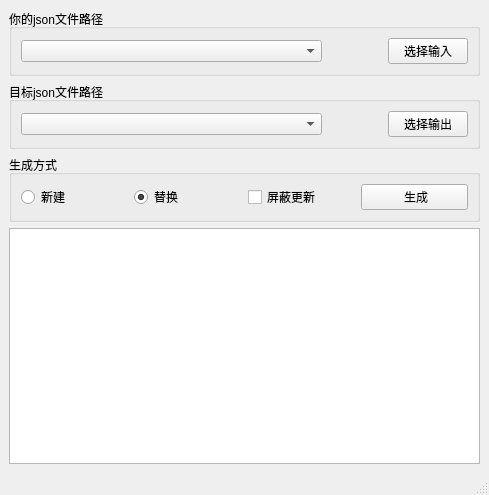
<?xml version="1.0" encoding="UTF-8"?>
<ui version="4.0">
 <class>MainWindow</class>
 <widget class="QMainWindow" name="MainWindow">
  <property name="geometry">
   <rect>
    <x>0</x>
    <y>0</y>
    <width>489</width>
    <height>495</height>
   </rect>
  </property>
  <property name="windowTitle">
   <string>MainWindow</string>
  </property>
  <widget class="QWidget" name="centralwidget">
   <layout class="QVBoxLayout" name="verticalLayout">
    <item>
     <widget class="QGroupBox" name="groupBox_2">
      <property name="title">
       <string>你的json文件路径</string>
      </property>
      <layout class="QHBoxLayout" name="horizontalLayout" stretch="10,2,2">
       <item>
        <widget class="QComboBox" name="comboBox"/>
       </item>
       <item>
        <spacer name="horizontalSpacer">
         <property name="orientation">
          <enum>Qt::Horizontal</enum>
         </property>
         <property name="sizeHint" stdset="0">
          <size>
           <width>40</width>
           <height>20</height>
          </size>
         </property>
        </spacer>
       </item>
       <item>
        <widget class="QPushButton" name="pushButton_2">
         <property name="text">
          <string>选择输入</string>
         </property>
        </widget>
       </item>
      </layout>
     </widget>
    </item>
    <item>
     <widget class="QGroupBox" name="groupBox">
      <property name="title">
       <string>目标json文件路径</string>
      </property>
      <layout class="QHBoxLayout" name="horizontalLayout_2" stretch="10,2,2">
       <item>
        <widget class="QComboBox" name="comboBox_2">
         <property name="enabled">
          <bool>true</bool>
         </property>
         <property name="frame">
          <bool>true</bool>
         </property>
        </widget>
       </item>
       <item>
        <spacer name="horizontalSpacer_2">
         <property name="orientation">
          <enum>Qt::Horizontal</enum>
         </property>
         <property name="sizeHint" stdset="0">
          <size>
           <width>40</width>
           <height>20</height>
          </size>
         </property>
        </spacer>
       </item>
       <item>
        <widget class="QPushButton" name="pushButton">
         <property name="text">
          <string>选择输出</string>
         </property>
        </widget>
       </item>
      </layout>
     </widget>
    </item>
    <item>
     <widget class="QGroupBox" name="groupBox_3">
      <property name="title">
       <string>生成方式</string>
      </property>
      <layout class="QHBoxLayout" name="horizontalLayout_3">
       <item>
        <widget class="QRadioButton" name="radioButton">
         <property name="toolTip">
          <string>删除原有的所有设置并重新新建，或从空白文件新建</string>
         </property>
         <property name="text">
          <string>新建</string>
         </property>
        </widget>
       </item>
       <item>
        <widget class="QRadioButton" name="radioButton_2">
         <property name="toolTip">
          <string>检查当前vendorProductId，如有，将删除并替换，没有，则插入，不改变其他设置</string>
         </property>
         <property name="text">
          <string>替换</string>
         </property>
         <property name="checked">
          <bool>true</bool>
         </property>
        </widget>
       </item>
       <item>
        <widget class="QCheckBox" name="checkBox">
         <property name="toolTip">
          <string>修改caniusevia.com至127.0.0.1,会使via官网无法访问</string>
         </property>
         <property name="text">
          <string>屏蔽更新</string>
         </property>
        </widget>
       </item>
       <item>
        <widget class="QPushButton" name="pushButton_3">
         <property name="text">
          <string> 生成</string>
         </property>
        </widget>
       </item>
      </layout>
     </widget>
    </item>
    <item>
     <widget class="QTextBrowser" name="textBrowser"/>
    </item>
   </layout>
  </widget>
  <widget class="QMenuBar" name="menubar">
   <property name="geometry">
    <rect>
     <x>0</x>
     <y>0</y>
     <width>489</width>
     <height>22</height>
    </rect>
   </property>
  </widget>
  <widget class="QStatusBar" name="statusbar"/>
  <action name="actionOpenInputFile">
   <property name="text">
    <string>输入...</string>
   </property>
  </action>
  <action name="actionOpenOutputFile">
   <property name="text">
    <string>输出...</string>
   </property>
  </action>
 </widget>
 <resources/>
 <connections>
  <connection>
   <sender>pushButton_2</sender>
   <signal>released()</signal>
   <receiver>actionOpenInputFile</receiver>
   <slot>trigger()</slot>
   <hints>
    <hint type="sourcelabel">
     <x>432</x>
     <y>67</y>
    </hint>
    <hint type="destinationlabel">
     <x>-1</x>
     <y>-1</y>
    </hint>
   </hints>
  </connection>
  <connection>
   <sender>pushButton</sender>
   <signal>released()</signal>
   <receiver>actionOpenOutputFile</receiver>
   <slot>trigger()</slot>
   <hints>
    <hint type="sourcelabel">
     <x>432</x>
     <y>132</y>
    </hint>
    <hint type="destinationlabel">
     <x>-1</x>
     <y>-1</y>
    </hint>
   </hints>
  </connection>
 </connections>
</ui>
